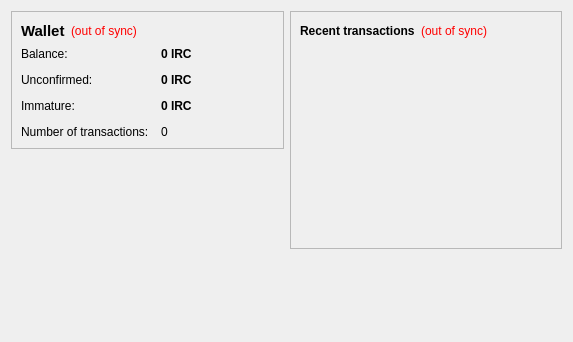
<?xml version="1.0" encoding="UTF-8"?>
<ui version="4.0">
 <class>OverviewPage</class>
 <widget class="QWidget" name="OverviewPage">
  <property name="geometry">
   <rect>
    <x>0</x>
    <y>0</y>
    <width>573</width>
    <height>342</height>
   </rect>
  </property>
  <property name="windowTitle">
   <string>Form</string>
  </property>
  <layout class="QHBoxLayout" name="horizontalLayout" stretch="1,1">
   <item>
    <layout class="QVBoxLayout" name="verticalLayout_2">
     <item>
      <widget class="QFrame" name="frame">
       <property name="frameShape">
        <enum>QFrame::StyledPanel</enum>
       </property>
       <property name="frameShadow">
        <enum>QFrame::Raised</enum>
       </property>
       <layout class="QVBoxLayout" name="verticalLayout_4">
        <item>
         <layout class="QHBoxLayout" name="horizontalLayout_4">
          <item>
           <widget class="QLabel" name="label_5">
            <property name="font">
             <font>
              <pointsize>11</pointsize>
              <weight>75</weight>
              <bold>true</bold>
             </font>
            </property>
            <property name="text">
             <string>Wallet</string>
            </property>
           </widget>
          </item>
          <item>
           <widget class="QLabel" name="labelWalletStatus">
            <property name="toolTip">
             <string>The displayed information may be out of date. Your wallet automatically synchronizes with the texcoin network after a connection is established, but this process has not completed yet.</string>
            </property>
            <property name="styleSheet">
             <string notr="true">QLabel { color: red; }</string>
            </property>
            <property name="text">
             <string notr="true">(out of sync)</string>
            </property>
            <property name="alignment">
             <set>Qt::AlignLeading|Qt::AlignLeft|Qt::AlignVCenter</set>
            </property>
           </widget>
          </item>
          <item>
           <spacer name="horizontalSpacer_2">
            <property name="orientation">
             <enum>Qt::Horizontal</enum>
            </property>
            <property name="sizeHint" stdset="0">
             <size>
              <width>40</width>
              <height>20</height>
             </size>
            </property>
           </spacer>
          </item>
         </layout>
        </item>
        <item>
         <layout class="QFormLayout" name="formLayout_2">
          <property name="fieldGrowthPolicy">
           <enum>QFormLayout::AllNonFixedFieldsGrow</enum>
          </property>
          <property name="horizontalSpacing">
           <number>12</number>
          </property>
          <property name="verticalSpacing">
           <number>12</number>
          </property>
          <item row="0" column="0">
           <widget class="QLabel" name="label">
            <property name="text">
             <string>Balance:</string>
            </property>
           </widget>
          </item>
          <item row="0" column="1">
           <widget class="QLabel" name="labelBalance">
            <property name="font">
             <font>
              <weight>75</weight>
              <bold>true</bold>
             </font>
            </property>
            <property name="cursor">
             <cursorShape>IBeamCursor</cursorShape>
            </property>
            <property name="toolTip">
             <string>Your current balance</string>
            </property>
            <property name="text">
             <string notr="true">0 IRC</string>
            </property>
            <property name="textInteractionFlags">
             <set>Qt::LinksAccessibleByMouse|Qt::TextSelectableByKeyboard|Qt::TextSelectableByMouse</set>
            </property>
           </widget>
          </item>
          <item row="1" column="0">
           <widget class="QLabel" name="label_3">
            <property name="text">
             <string>Unconfirmed:</string>
            </property>
           </widget>
          </item>
          <item row="1" column="1">
           <widget class="QLabel" name="labelUnconfirmed">
            <property name="font">
             <font>
              <weight>75</weight>
              <bold>true</bold>
             </font>
            </property>
            <property name="cursor">
             <cursorShape>IBeamCursor</cursorShape>
            </property>
            <property name="toolTip">
             <string>Total of transactions that have yet to be confirmed, and do not yet count toward the current balance</string>
            </property>
            <property name="text">
             <string notr="true">0 IRC</string>
            </property>
            <property name="textInteractionFlags">
             <set>Qt::LinksAccessibleByMouse|Qt::TextSelectableByKeyboard|Qt::TextSelectableByMouse</set>
            </property>
           </widget>
          </item>
          <item row="3" column="0">
           <widget class="QLabel" name="label_2">
            <property name="text">
             <string>Number of transactions:</string>
            </property>
           </widget>
          </item>
          <item row="3" column="1">
           <widget class="QLabel" name="labelNumTransactions">
            <property name="toolTip">
             <string>Total number of transactions in wallet</string>
            </property>
            <property name="text">
             <string notr="true">0</string>
            </property>
           </widget>
          </item>
          <item row="2" column="0">
           <widget class="QLabel" name="labelImmatureText">
            <property name="text">
             <string>Immature:</string>
            </property>
           </widget>
          </item>
          <item row="2" column="1">
           <widget class="QLabel" name="labelImmature">
            <property name="font">
             <font>
              <weight>75</weight>
              <bold>true</bold>
             </font>
            </property>
            <property name="toolTip">
             <string>Mined balance that has not yet matured</string>
            </property>
            <property name="text">
             <string notr="true">0 IRC</string>
            </property>
            <property name="textInteractionFlags">
             <set>Qt::LinksAccessibleByMouse|Qt::TextSelectableByKeyboard|Qt::TextSelectableByMouse</set>
            </property>
           </widget>
          </item>
         </layout>
        </item>
       </layout>
      </widget>
     </item>
     <item>
      <spacer name="verticalSpacer">
       <property name="orientation">
        <enum>Qt::Vertical</enum>
       </property>
       <property name="sizeHint" stdset="0">
        <size>
         <width>20</width>
         <height>40</height>
        </size>
       </property>
      </spacer>
     </item>
    </layout>
   </item>
   <item>
    <layout class="QVBoxLayout" name="verticalLayout_3">
     <item>
      <widget class="QFrame" name="frame_2">
       <property name="frameShape">
        <enum>QFrame::StyledPanel</enum>
       </property>
       <property name="frameShadow">
        <enum>QFrame::Raised</enum>
       </property>
       <layout class="QVBoxLayout" name="verticalLayout">
        <item>
         <layout class="QHBoxLayout" name="horizontalLayout_2">
          <item>
           <widget class="QLabel" name="label_4">
            <property name="text">
             <string>&lt;b&gt;Recent transactions&lt;/b&gt;</string>
            </property>
           </widget>
          </item>
          <item>
           <widget class="QLabel" name="labelTransactionsStatus">
            <property name="toolTip">
             <string>The displayed information may be out of date. Your wallet automatically synchronizes with the texcoin network after a connection is established, but this process has not completed yet.</string>
            </property>
            <property name="styleSheet">
             <string notr="true">QLabel { color: red; }</string>
            </property>
            <property name="text">
             <string notr="true">(out of sync)</string>
            </property>
            <property name="alignment">
             <set>Qt::AlignRight|Qt::AlignTrailing|Qt::AlignVCenter</set>
            </property>
           </widget>
          </item>
          <item>
           <spacer name="horizontalSpacer">
            <property name="orientation">
             <enum>Qt::Horizontal</enum>
            </property>
            <property name="sizeHint" stdset="0">
             <size>
              <width>40</width>
              <height>20</height>
             </size>
            </property>
           </spacer>
          </item>
         </layout>
        </item>
        <item>
         <widget class="QListView" name="listTransactions">
          <property name="styleSheet">
           <string notr="true">QListView { background: transparent; }</string>
          </property>
          <property name="frameShape">
           <enum>QFrame::NoFrame</enum>
          </property>
          <property name="verticalScrollBarPolicy">
           <enum>Qt::ScrollBarAlwaysOff</enum>
          </property>
          <property name="horizontalScrollBarPolicy">
           <enum>Qt::ScrollBarAlwaysOff</enum>
          </property>
          <property name="selectionMode">
           <enum>QAbstractItemView::NoSelection</enum>
          </property>
         </widget>
        </item>
       </layout>
      </widget>
     </item>
     <item>
      <spacer name="verticalSpacer_2">
       <property name="orientation">
        <enum>Qt::Vertical</enum>
       </property>
       <property name="sizeHint" stdset="0">
        <size>
         <width>20</width>
         <height>40</height>
        </size>
       </property>
      </spacer>
     </item>
    </layout>
   </item>
  </layout>
 </widget>
 <resources/>
 <connections/>
</ui>
